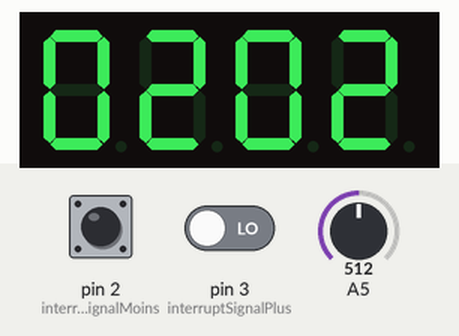
This sketch was run on a simulated Arduino Uno, built with avr-gcc and run on an emulated ATmega328P. Shown: 4-digit seven-segment display. The test bench sets the inputs (shaded band); at power-on: pin 2 (interruptSignalMoins) LOW, pin 3 (interruptSignalPlus) LOW, A5 = 512.

Above: at 1.2 s.
1.3 s: pin 2 (interruptSignalMoins) pulled HIGH for 0.15 s
At 2.6 s:
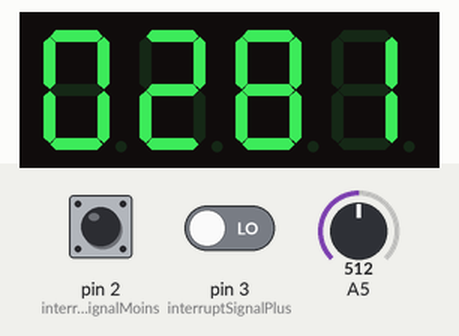
2.9 s: pin 2 (interruptSignalMoins) pulled HIGH for 1 s
At 3.3 s:
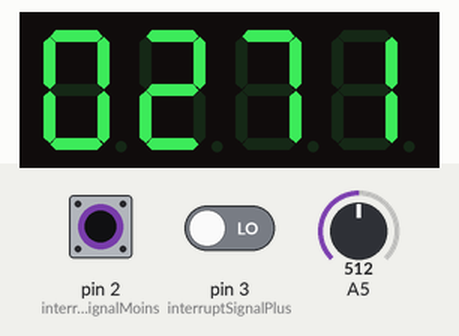
Timing chart, 0 to 5.9 s (numbered marks = the images above; inputs shaded):
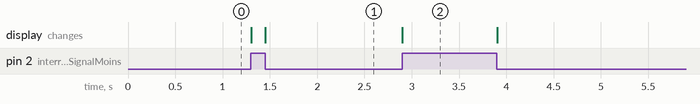

Measured:
- after the input at 1.3 s, the display: first changes at once (image 1 shows a later state)
- after the input at 2.9 s, the display: changes at once (image 2)

The sketch:

_4digit_compteur.ino
```cpp
#include "SevSeg.h"

SevSeg sevseg; //Instantiate a seven segment controller object
int interruptSignalMoins = 2;
int interruptSignalPlus = 3;

int valPot=0; //variable pour récupérer la tension aux bornes du potentiomètre

void setup() {
  byte numDigits = 4;
  byte digitPins[] = {10, 11, 12, 13};
  byte segmentPins[] = {A0, A1, 4, 5, 6, 7, 8, 9};

  sevseg.begin(COMMON_CATHODE, numDigits, digitPins, segmentPins);
  // If your display is common anode type, please edit comment above line and uncomment below line
  //sevseg.begin(COMMON_ANODE, numDigits, digitPins, segmentPins);
  sevseg.setBrightness(90);
  attachInterrupt(digitalPinToInterrupt(interruptSignalMoins), degat, CHANGE);
  attachInterrupt(digitalPinToInterrupt(interruptSignalPlus), heal, CHANGE);
  Serial.begin(9600);
}

int vieJoueurUn = 20;
int vieJoueurDeux = 20;

unsigned long lastInterrupt;

void loop() {
  String vieJ1Str = "";
  String vieJ2Str = "";
  //sevseg.setNumber(2020, 1);
  if(vieJoueurUn<10 && vieJoueurUn>0){
    vieJ1Str = "0"+String(vieJoueurUn);
  }
  else{
    vieJ1Str = String(vieJoueurUn);
  }
  if(vieJoueurDeux<10 && vieJoueurDeux>0){
    vieJ2Str = "0"+String(vieJoueurDeux);
  }
  else{
    vieJ2Str = String(vieJoueurDeux);
  }
  String numberToDisplay = afficherChiffre(vieJ1Str + vieJ2Str);
  char buff[5];
  numberToDisplay.toCharArray(buff, 5);
  sevseg.setChars(buff);
  sevseg.refreshDisplay(); // Must run repeatedly
}

String afficherChiffre(String chiffre) {
  String myString = chiffre;
  String reverse = String(myString[3]) + String(myString[2]) + String(myString[1]) + String(myString[0]);
  return reverse;
}

void perdUnPv(int joueur) {
  switch (joueur) {
    case 1:
      vieJoueurUn--;
      break;
    case 2:
      vieJoueurDeux--;
      break;
    default:
      break;
  }
}

void gagneUnPv(int joueur) {
  switch (joueur) {
    case 1:
      vieJoueurUn++;
      break;
    case 2:
      vieJoueurDeux++;
      break;
    default:
      break;
  }
}

void heal(){
  if(millis() - lastInterrupt > 100) // we set a 10ms no-interrupts window
  {
      lastInterrupt = millis();
      valPot=analogRead(A5); //lit la tension, la convertit en valeur numérique et la stocke dans valeurPot
      if(valPot>511){
        gagneUnPv(1);
      }
      else{
        gagneUnPv(2);
      }
  }
}


void degat(){
  if(millis() - lastInterrupt > 100) // we set a 10ms no-interrupts window
  {
    lastInterrupt = millis();
    valPot=analogRead(A5); //lit la tension, la convertit en valeur numérique et la stocke dans valeurPot
    if(valPot>511){
      perdUnPv(1);
    }
    else{
      perdUnPv(2);
    }
  }
}

/// END ///
```
